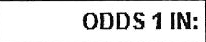
#> input picture resources/examples/cells/000-001.png, 206 x 42 px
$ python ocr_cell.py ../resources/examples/cells/000-001.png
#> lines starting #> are read from the running program, lines starting #| are printed output that depends on the picture; after the words box and inside, x2 and y2 are one past the last pixel; in counts of white or black regions, pixels touching at a corner belong together
#> in main, image is the input picture: shape (42, 206); min 0, max 255, mean 225.4
import sys

import cv2
import pytesseract

def crop_to_text(image):
    kernel = cv2.getStructuringElement(cv2.MORPH_CROSS, (4, 4))
    opened = cv2.morphologyEx(~image, cv2.MORPH_OPEN, kernel)
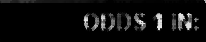
#> opened: shape (42, 206); min 0, max 230, mean 13.9

    contours, hierarchy = cv2.findContours(opened, cv2.RETR_LIST, cv2.CHAIN_APPROX_SIMPLE)
#> contours = 29 contours, 21 with area under 20; largest, box (x1, y1, x2, y2) and area: (83, 11, 132, 32) 748, (0, 0, 206, 6) 459, (171, 11, 199, 32) 332, (133, 11, 147, 32) 180, (152, 12, 163, 32) 104, (87, 14, 95, 27) 64, (120, 16, 128, 28) 51, (104, 15, 112, 28) 44
    bounding_rects = [cv2.boundingRect(c) for c in contours]
#> bounding_rects = 29 items, first 6: (0, 39, 3, 3), (204, 34, 2, 4), (114, 25, 3, 3), (201, 25, 5, 5), (181, 24, 3, 3), (97, 24, 4, 5)
    # The largest contour is certainly the text that we're looking for.
    largest_rect = max(bounding_rects, key=lambda r: r[2] * r[3])
#> largest_rect = (0, 0, 206, 6)
    x, y, w, h = largest_rect
#> x = 0; y = 0; w = 206; h = 6
    cropped = image[y:y+h, x:x+w]
    bordered = cv2.copyMakeBorder(cropped, 5, 5, 5, 5, cv2.BORDER_CONSTANT, None, 255)
    return bordered
def ocr_image(image, config):
    cropped = crop_to_text(image)
    return pytesseract.image_to_string(
        ~cropped,
        config=config
    )

def main(f):
    image = cv2.imread(f, cv2.IMREAD_GRAYSCALE)
    print(ocr_image(image, "--psm 7"))
#> (the call stopped at in ocr_image, `return pytesseract.image_to_string( ~cropped, config=config )`: pytesseract is not available in this run)

if __name__ == "__main__":
    main(sys.argv[1])

$ run again, on resources/examples/cells/010-001.png
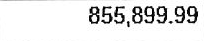
#> input picture resources/examples/cells/010-001.png, 204 x 41 px
#> in main, image is the input picture: shape (41, 204); min 0, max 255, mean 231.9
#> in crop_to_text, `opened = cv2.morphologyEx(~image, cv2.MORPH_OPEN, kernel)`:
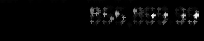
#> opened: shape (41, 204); min 0, max 235, mean 6.4
#> contours = 41 contours, 34 with area under 20; largest, box (x1, y1, x2, y2) and area: (131, 5, 169, 26) 529, (88, 5, 127, 27) 432, (174, 5, 200, 26) 322, (135, 15, 142, 22) 24, (158, 8, 165, 15) 21, (0, 0, 18, 3) 20, (189, 10, 196, 16) 20
#> bounding_rects = 41 items, first 6: (127, 21, 5, 8), (169, 20, 4, 5), (178, 17, 4, 5), (162, 17, 3, 3), (142, 17, 3, 3), (144, 16, 8, 6)
#> largest_rect = (88, 5, 39, 22)
#> x = 88; y = 5; w = 39; h = 22
#> in crop_to_text, `bordered = cv2.copyMakeBorder(cropped, 5, 5, 5, 5, cv2.BORDER_CONSTANT..`:
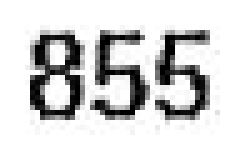
#> bordered: shape (32, 49) (shown 5 times larger); min 0, max 255, mean 212.3

$ run again, on resources/examples/cells/012-000.png
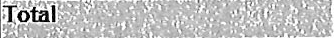
#> input picture resources/examples/cells/012-000.png, 334 x 38 px
#> in main, image is the input picture: shape (38, 334); min 0, max 255, mean 192
#> in crop_to_text, `opened = cv2.morphologyEx(~image, cv2.MORPH_OPEN, kernel)`:
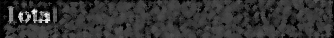
#> opened: shape (38, 334); min 0, max 234, mean 50.8
#> contours = 45 contours, 41 with area under 20; largest, box (x1, y1, x2, y2) and area: (0, 0, 334, 38) 12198, (13, 11, 21, 24) 40, (47, 5, 53, 14) 23, (36, 7, 45, 12) 21
#> bounding_rects = 45 items, first 6: (0, 31, 4, 3), (5, 29, 3, 3), (0, 28, 3, 3), (0, 22, 4, 5), (0, 20, 4, 3), (29, 18, 5, 5)
#> largest_rect = (0, 0, 334, 38)
#> x = 0; w = 334; h = 38
#> in crop_to_text, `bordered = cv2.copyMakeBorder(cropped, 5, 5, 5, 5, cv2.BORDER_CONSTANT..`:
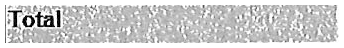
#> bordered: shape (48, 344); min 0, max 255, mean 206.6

$ run again, on resources/examples/cells/012-001.png
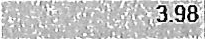
#> input picture resources/examples/cells/012-001.png, 205 x 39 px
#> in main, image is the input picture: shape (39, 205); min 0, max 255, mean 191.6
#> in crop_to_text, `opened = cv2.morphologyEx(~image, cv2.MORPH_OPEN, kernel)`:
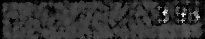
#> opened: shape (39, 205); min 0, max 234, mean 49.8
#> contours = 25 contours, 24 with area under 20; largest, box (x1, y1, x2, y2) and area: (0, 0, 205, 39) 7664
#> bounding_rects = 25 items, first 6: (200, 26, 3, 3), (201, 25, 4, 4), (169, 18, 3, 3), (179, 17, 3, 3), (168, 17, 3, 3), (185, 16, 3, 3)
#> largest_rect = (0, 0, 205, 39)
#> x = 0; w = 205; h = 39
#> in crop_to_text, `bordered = cv2.copyMakeBorder(cropped, 5, 5, 5, 5, cv2.BORDER_CONSTANT..`:
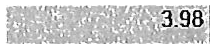
#> bordered: shape (49, 215); min 0, max 255, mean 206.9
